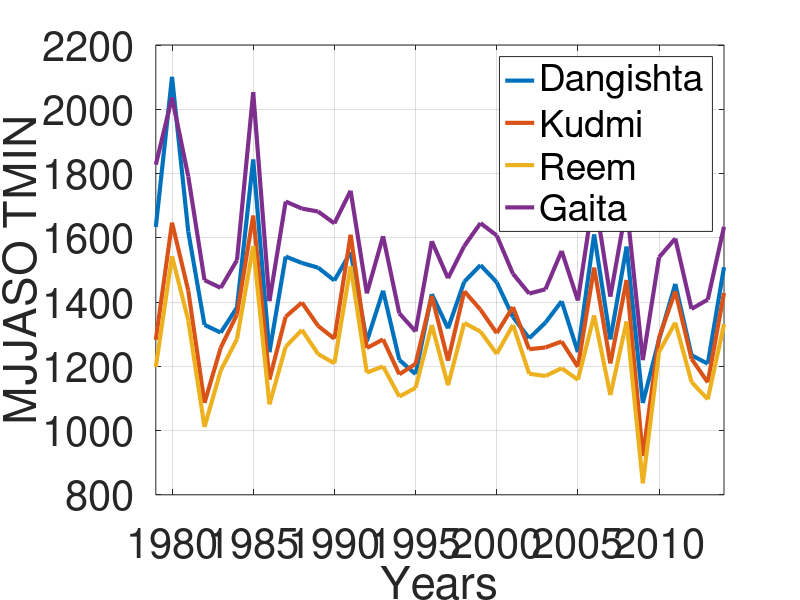
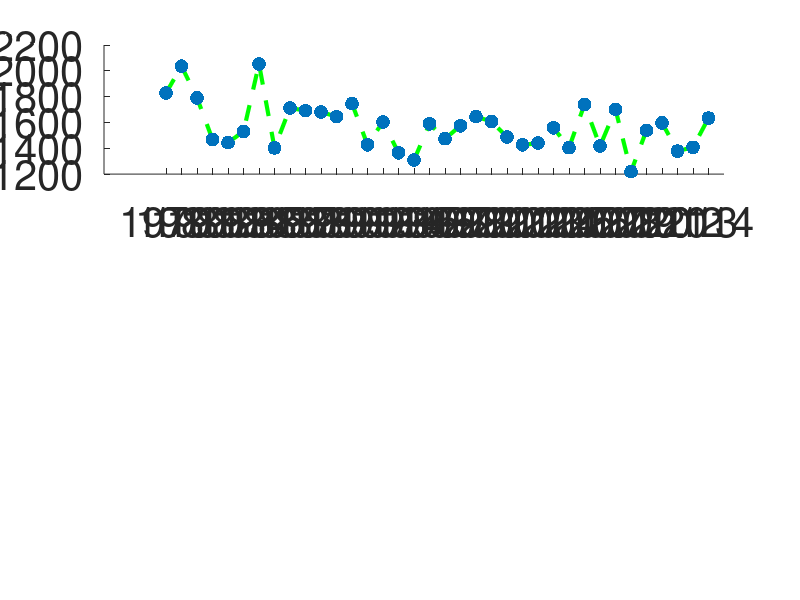

Recreate these plots in MATLAB, in order. (Note: this script raises an error after producing the figures.)
% cmp data
clear;clc;close all;
yr = 1979:2014;

load mj_data

all_data(:,:,1) = dg;
all_data(:,:,2) = kd;
all_data(:,:,3) = reem;
all_data(:,:,4) = gt;


ivar = 4;
icase = 3;
PR_T_JJAS = squeeze(all_data(:,ivar+4,:));
stn = {'Dangishta','Kudmi','Reem','Gaita'};

scrsz = get(0,'ScreenSize');
figure('Position',[1 scrsz(4)/2 scrsz(3) scrsz(4)*9/10])
plot(yr,squeeze(PR_T_JJAS),'linewidth',3)
%legend(stn,'fontsize',30)
set(gca,'fontsize',30)
set(gcf,'color','w')
xlim([yr(1) yr(end)])
grid on
%ylabel(['MJJASO total rainfall(mm)']);
ylabel(['MJJASO TMIN']);
xlabel('Years')
legend(stn)


%stop
close all


% find analogue years
YR_G = yr;
NUM_ANA = 10;
% change for each month or comment it for JJAS mean
%PR_T_JJAS = squeeze(PR_T(4,:,:));
for im = 1:4
    for m = 1:length(yr)
        x = PR_T_JJAS(m,im);
        y = PR_T_JJAS(:,im);
        D = abs(x - y);
        [c d] = sort(D);
        ANA(im,m,:) = d(2:2+NUM_ANA-1) + YR_G(1)-1;
        ANA_C(im,m,:) = c(2:2+NUM_ANA-1);
    end
end

ANA_BK = ANA;
ANA_C_BK = ANA_C;


scrsz = get(0,'ScreenSize');
% figure 1
%figure('Position',[1 scrsz(4)/2 scrsz(3) scrsz(4)*9/10])

YR_all = 1979:2014;

scrsz = get(0,'ScreenSize');
addpath('~/work/PACKAGE_DOF')
for im = 4:4% 1:4 %%%%%%%%%%%%%%%%%%%%%%%%%%%%%%%%%%%%%%%%%%%%%%%%%%
    figure('Position',[1 scrsz(4)/2 scrsz(3) scrsz(4)*9/10])
    
    subplot(3,1,1)
    hold on
    plot(yr,squeeze(PR_T_JJAS(:,im)),'--g','linewidth',3)
    hold on
    scatter(yr,squeeze(PR_T_JJAS(:,im)),100,'filled','b')
    %legend(stn,'fontsize',30)
    set(gca,'fontsize',30)
    set(gcf,'color','w')
    set(gca,'xtick',yr)
    rotateXLabels( gca(), 45 )
    xlim([yr(1) yr(end)])
    grid on
    ylabel(['MJJASO TMIN']);
    xlabel('Years')
    legend(stn(im))
    subplot(3,1,2)
    hold on
    temp = squeeze(PR_T_JJAS(:,im))-PR_T_JJAS(1,im);
    plot(yr,squeeze(PR_T_JJAS(:,im))-PR_T_JJAS(1,im),'k','linewidth',3)
    %legend(stn,'fontsize',30)
    set(gca,'fontsize',30)
    set(gcf,'color','w')
    xlim([yr(1) yr(end)])
    grid on
    ylabel(['TMIN YEAR - TMIN 1979']);
    xlabel('Years')
    legend('Target Year: 1979')
    scatter(squeeze(ANA_BK(im,1,1)),temp(squeeze(ANA_BK(im,1,1))-1979+1),200,'filled','r')
    h = text(squeeze(ANA_BK(im,1,1))-0.5,temp(squeeze(ANA_BK(im,1,1))-1979+1),'ANA1')
    set(h,'color','b')
    set(h,'fontsize',30)
    scatter(squeeze(ANA_BK(im,1,2)),temp(squeeze(ANA_BK(im,1,2))-1979+1),200,'filled','r')
    h = text(squeeze(ANA_BK(im,1,2))-0.5,temp(squeeze(ANA_BK(im,1,2))-1979+1),'ANA2')
    set(h,'color','b')
    set(h,'fontsize',30)
    scatter(squeeze(ANA_BK(im,1,3)),temp(squeeze(ANA_BK(im,1,3))-1979+1),200,'filled','r')
    h = text(squeeze(ANA_BK(im,1,3))-0.5,temp(squeeze(ANA_BK(im,1,3))-1979+1),'ANA3')
    set(h,'color','b')
    set(h,'fontsize',30)
    
    set(gca,'xtick',yr)
    rotateXLabels( gca(), 45 )
    
    subplot(3,1,3)
    plot(yr,squeeze(PR_T_JJAS(:,im)),'--g','linewidth',3)
    hold on
    clear x1 x2
    for iyr = 1:length(yr)
        x1(iyr) = min(PR_T_JJAS(ANA_BK(im,iyr,:)-1979+1,im));
        x2(iyr) = max(PR_T_JJAS(ANA_BK(im,iyr,:)-1979+1,im));
        xx(:,iyr) = squeeze(PR_T_JJAS(ANA_BK(im,iyr,:)-1979+1,im));
    end
    
    X = [YR_G(:)' fliplr(YR_G(:)')];
    Y = [x1(:)' fliplr(x2(:)')];
    fill(X,Y,'r')
    plot(yr,squeeze(PR_T_JJAS(:,im)),'--g','linewidth',3)
    scatter(yr,squeeze(PR_T_JJAS(:,im)),100,'filled','b')
    set(gca,'fontsize',30)
    set(gcf,'color','w')
    set(gca,'xtick',yr)
    rotateXLabels( gca(), 45 )
    xlim([yr(1) yr(end)])
    grid on
    %ylabel(['Spread of Analog']);
    xlabel('Years')
    ylabel(['MJJASO total TMIN']);
    
    figure('Position',[1 scrsz(4)/2 scrsz(3) scrsz(4)*9/10])
    MEAN = mean(xx);
    subplot(1,2,1)
    scatter(squeeze(PR_T_JJAS(:,im)),MEAN,100,'filled')
    temp = corrcoef(squeeze(PR_T_JJAS(:,im)),MEAN');
    STD = std(squeeze(PR_T_JJAS(:,im)));
    MEANc = mean(squeeze(PR_T_JJAS(:,im)));
    hold on
    plot([MEANc+STD MEANc+STD],[max(MEAN) min(MEAN)],'--r','linewidth',3)
    plot([MEANc-STD MEANc-STD],[max(MEAN) min(MEAN)],'--r','linewidth',3)
    plot([MEANc MEANc],[max(MEAN) min(MEAN)],'r','linewidth',3)
    set(gca,'fontsize',30)
    set(gcf,'color','w')
    axis('square')
    xlabel('Target TMIN')
    ylabel('Analog mean TMIN')
    title(sprintf('R=%2.2f',temp(1,2)),'fontsize',40)
    grid on
    subplot(1,2,2)
    
    hold on
    scatter(squeeze(PR_T_JJAS(:,im)),MEAN'-squeeze(PR_T_JJAS(:,im)),100,'filled')
    MEAN = MEAN'-squeeze(PR_T_JJAS(:,im));
    axis('equal')
    set(gca,'fontsize',30)
    xlabel('Target')
    ylabel('Analog mean - Target')
    plot([MEANc+STD MEANc+STD],[max(MEAN) min(MEAN)],'--r','linewidth',3)
    plot([MEANc-STD MEANc-STD],[max(MEAN) min(MEAN)],'--r','linewidth',3)
    plot([MEANc MEANc],[max(MEAN) min(MEAN)],'r','linewidth',3)
    set(gcf,'color','w')
    grid on
    
end



for m = im:im % 1:4
    figure('Position',[1 scrsz(4)/2 scrsz(3) scrsz(4)*9/10])
    ANA = squeeze(ANA_BK(m,:,:));
    for m = 1:NUM_ANA
        hold on
        scatter(YR_G,ANA(:,m),(NUM_ANA-m+1)*100,'filled','r')
        tmp1 = squeeze(all_data(squeeze(ANA(:,m)-1978),2,im));
        tmp2 = squeeze(all_data(:,2,im));
        corrcoef(tmp1,tmp2)
    end
    
    tmp2 = squeeze(all_data(:,icase+1,im));
    for m = 1:NUM_ANA
        tmp1 = squeeze(all_data(squeeze(ANA(:,m)-1978),icase+1,im));
        temp = corrcoef(tmp1,tmp2);
        RR(m) = temp(1,2);
    end
    
    tmp1 = 0;
    for m = 1:NUM_ANA
        m
        tmp1 = tmp1+squeeze(all_data(squeeze(ANA(:,m)-1978),icase+1,im));
        temp = corrcoef(tmp1,tmp2);
        RRR(m) = temp(1,2);
    end
    
    grid on
    set(gca,'fontsize',10)
    set(gcf,'color','w')
    %legend('Gauge','NMA','CHIRPS','PECMWF','PGPCC')
    set(gca,'xtick',1979:2014)
    set(gca,'ytick',1979:2014)
    xlim([1979 2014])
    ylim([1979 2014])
    set(gcf,'color','w')
    axis('square')
    set(gca,'fontsize',30)
    rotateXLabels( gca(), 90)
    xlabel('Target years')
    ylabel('Analogue years')
    set(gcf,'paperpositionmode','auto')
    close all
    
    plot(RR,'r')
    hold on
    plot(RRR,'k')
    set(gca,'fontsize',20)
    set(gcf,'color','w')
    legend('Single member','Ensemble mean')
    xlabel('Number of analog')
    ylabel('Correlation skill for High FT')
    xlim([1 10])
    set(gca,'xtick',1:10)
    grid on
    stop
    
    
    figure('Position',[1 scrsz(4)/2 scrsz(3) scrsz(4)*9/10])
    subplot(3,1,1:2)
    ANA_C = squeeze(ANA_C_BK(m,:,:));
    x1 = ANA_C(:,1);
    x2 = ANA_C(:,end);
    X = [YR_G(:)' fliplr(YR_G(:)')];
    Y = [x1(:)' fliplr(x2(:)')];
    fill(X,Y,'r')
    set(gca,'fontsize',30)
    rotateXLabels( gca(), 90)
    xlabel('Target years')
    ylabel('Differences for analogue years (mm)')
    set(gcf,'color','w')
    set(gca,'xtick',1979:2014)
    xlim([1979 2014])
    % pause
    % close all
end

